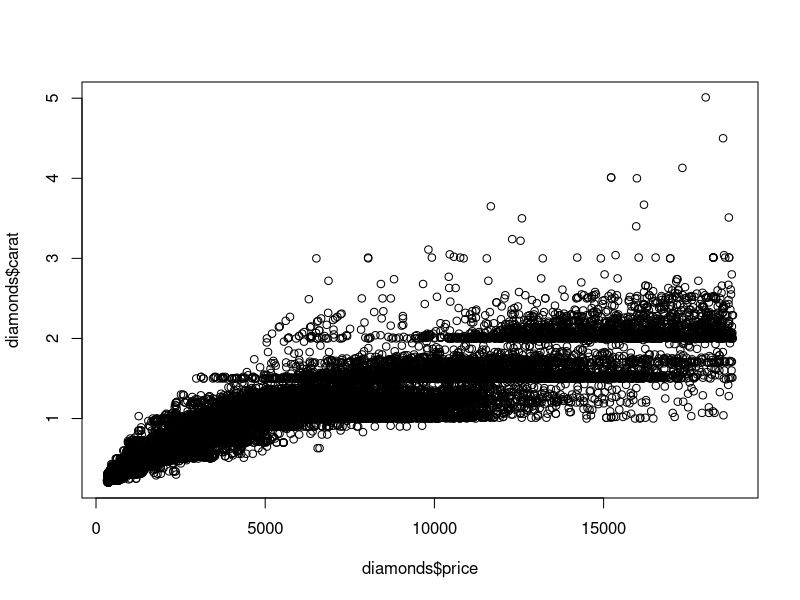
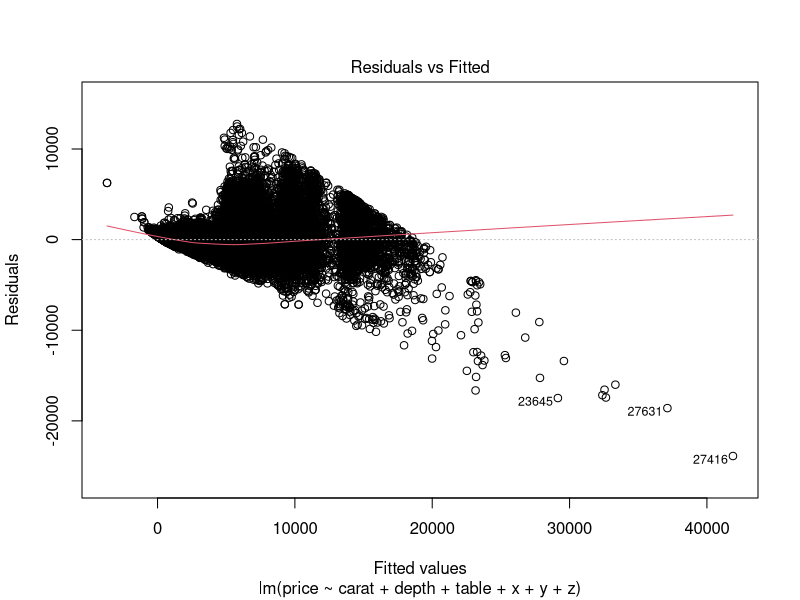
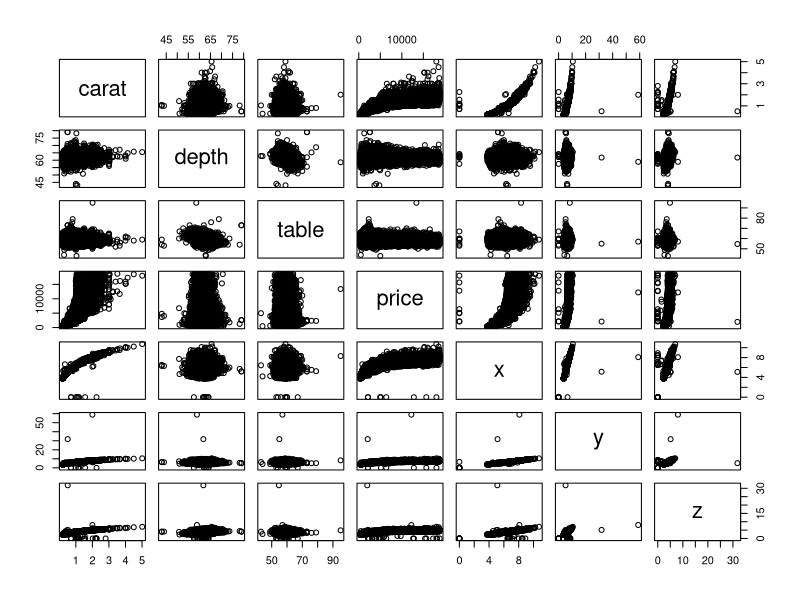

Write R code to recreate these figures, in order.
## ---- chunk 1
library(ggplot2)
rm(diamonds)
diamonds=diamonds[, c(1,5,6,7,8,9,10)]
head(diamonds)
plot(diamonds$price,diamonds$carat)
## ---- chunk 2
modelo1 = lm(formula = price ~ carat + depth + table + x + y + z, data = diamonds)
summary(modelo1)
## ---- chunk 3
plot(modelo1, which=1)
## ---- chunk 4
scale(diamonds)
summary(diamonds)
## ---- chunk 5
pairs(diamonds)
## ---- chunk 6
modelo1 = lm(formula = price ~ carat + depth + table + x + y + z, data = diamonds)
summary(modelo1)
## ---- chunk 7
# Arco coseno
acos(sqrt(0.8592))
